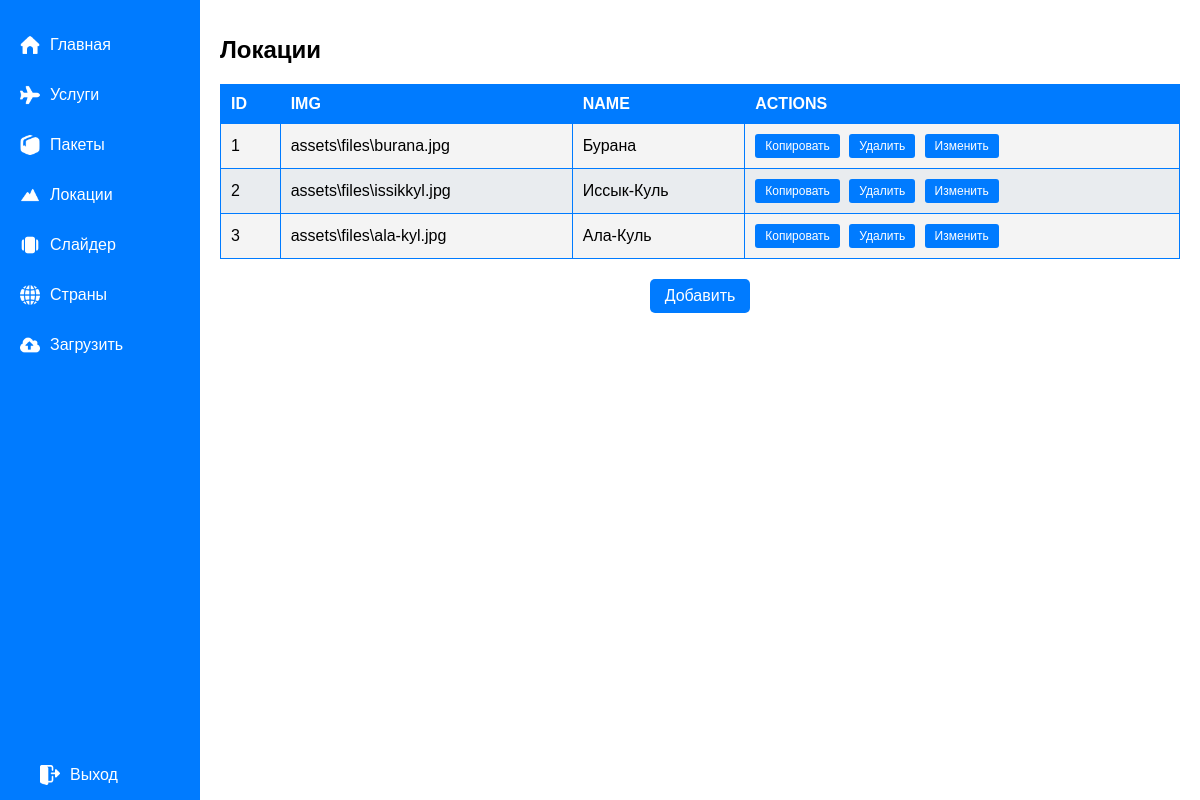
The page /admin/admin.php?tab=locations (signed in) on the database its author committed.
### tables this page shows
CREATE TABLE IF NOT EXISTS `locations` (
  `id` int NOT NULL AUTO_INCREMENT,
  `img` text NOT NULL,
  `name` text NOT NULL,
  PRIMARY KEY (`id`)
);

### admin/admin.php (the view, shortened to what this page needs)
<?php
require_once '../includes/db.php';
if (isset($_GET['tab']) && $_GET['tab'] == 'services') {
    $sql = "SELECT * FROM services";
} elseif (isset($_GET['tab']) && $_GET['tab'] == 'packages') {
    $sql = "SELECT * FROM packages";
} elseif (isset($_GET['tab']) && $_GET['tab'] == 'locations') {
    $sql = "SELECT * FROM locations";
} elseif (isset($_GET['tab']) && $_GET['tab'] == 'slider') {
    $sql = "SELECT * FROM slider";
} else {
    $sql = "SELECT * FROM services";
}
$stmt = $pdo->prepare($sql);
$stmt->execute();
$items = $stmt->fetchAll(PDO::FETCH_ASSOC);
$itemToEdit = null;
?>
<!DOCTYPE html>
<html lang="en">
<head>
    <link rel="stylesheet" href="../css/admin.css">
</head>
<body>
    <div class="sidebar">
        <a href="admin.php?tab=main"><img src="../assets/files/home.png" alt="Home Icon"> Главная</a>
        <a href="admin.php?tab=services"><img src="../assets/files/plane.png" alt="Services Icon"> Услуги</a>
        <a href="admin.php?tab=packages"><img src="../assets/files/package.png" alt="Packages Icon"> Пакеты</a>
        <a href="admin.php?tab=locations"><img src="../assets/files/mountains.png" alt="Locations Icon"> Локации</a>
        <a href="admin.php?tab=slider"><img src="../assets/files/slider.png" alt="Slider Icon"> Слайдер</a>
        <a href="admin.php?tab=cont"><img src="../assets/files/cont.png" alt="Countries Icon"> Страны</a>
        <a href="admin.php?tab=upload"><img src="../assets/files/upload.png" alt="Upload Icon"> Загрузить</a>
        <a href="../" class="logout"><img src="../assets/files/exit.png" alt="Logout Icon"> Выход</a>
    </div>
    <div class="main-content">
        <?php
        if (isset($_GET['tab']) && ($_GET['tab'] == 'services' || $_GET['tab'] == 'packages' || $_GET['tab'] == 'locations' || $_GET['tab'] == 'slider')) {
            if (isset($_GET['action']) && $_GET['action'] == 'add') {
                $formTitle = ($_GET['tab'] == 'services') ? 'Добавить Услугу' :
                             (($_GET['tab'] == 'packages') ? 'Добавить Пакет' :
                             (($_GET['tab'] == 'locations') ? 'Добавить Локацию' : 'Добавить Слайдер'));
        ?>
            <h1><?= $formTitle ?></h1>
            <form action="admin.php?tab=<?= $_GET['tab']; ?>&action=add" method="POST">
                <?php if ($_GET['tab'] == 'slider'): ?>
                    <label for="img">Изображение:</label>
                    <select name="img" id="img" required>
                        <option value="">Выберите изображение</option>
                        <?php foreach (getImageFiles() as $file): ?>
                            <option value="<?= "assets/files/$file"; ?>"><?= $file; ?></option>
                        <?php endforeach; ?>
                    </select>
                <?php else: ?>
                    <label for="img">Изображение:</label>
                    <input type="text" name="img" id="img" placeholder="Введите путь к изображению" required>
                <?php endif; ?>
                <?php if ($_GET['tab'] == 'services'): ?>
                    <label for="srv">Название Сервиса:</label>
                    <input type="text" name="srv" id="srv" placeholder="Введите название сервиса" required>
                    <label for="txt">Описание Сервиса:</label>
                    <input type="text" name="txt" id="txt" placeholder="Введите описание сервиса" required>
                <?php elseif ($_GET['tab'] == 'packages'): ?>
                    <label for="price">Цена:</label>
                    <input type="number" step="0.01" name="price" id="price" placeholder="Введите цену" required>
                <?php elseif ($_GET['tab'] == 'locations'): ?>
                    <label for="name">Название Локации:</label>
                    <input type="text" name="name" id="name" placeholder="Введите название локации" required>
                <?php endif; ?>
                <button type="submit" name="add_item" class="add-btn">Добавить</button>
                <a href="admin.php?tab=<?= $_GET['tab']; ?>" class="back-btn">Назад</a>
            </form>
        <?php
            } else {
                $listTitle = ($_GET['tab'] == 'services') ? 'Услуги' :
                             (($_GET['tab'] == 'packages') ? 'Пакеты' :
                             (($_GET['tab'] == 'locations') ? 'Локации' : 'Слайдер'));
        ?>
            <h1><?= $listTitle ?></h1>
            <table>
                <thead>
                    <tr>
                        <th>ID</th>
                        <th>IMG</th>
                        <?php if ($_GET['tab'] == 'services'): ?>
                            <th>SRV</th>
                            <th>TXT</th>
                        <?php elseif ($_GET['tab'] == 'packages'): ?>
                            <th>PRICE</th>
                        <?php elseif ($_GET['tab'] == 'locations'): ?>
                            <th>NAME</th>
                        <?php endif; ?>
                        <th>ACTIONS</th>
                    </tr>
                </thead>
                <tbody>
                    <?php foreach ($items as $item): ?>
                    <tr>
                        <td><?= $item['id']; ?></td>
                        <td><?= $item['img']; ?></td>
                        <?php if ($_GET['tab'] == 'services'): ?>
                            <td><?= $item['srv']; ?></td>
                            <td><?= $item['txt']; ?></td>
                        <?php elseif ($_GET['tab'] == 'packages'): ?>
                            <td><?= $item['price']; ?></td>
                        <?php elseif ($_GET['tab'] == 'locations'): ?>
                            <td><?= $item['name']; ?></td>
                        <?php endif; ?>
                        <td>
                            <a href="admin.php?tab=<?= $_GET['tab']; ?>&copy=<?= $item['id']; ?>" class="action-btn">Копировать</a>
                            <a href="admin.php?tab=<?= $_GET['tab']; ?>&delete=<?= $item['id']; ?>" class="action-btn" onclick="return confirm('Are you sure?')">Удалить</a>
                            <a href="admin.php?tab=<?= $_GET['tab']; ?>&edit=<?= $item['id']; ?>" class="action-btn">Изменить</a>
                        </td>
                    </tr>
                    <?php endforeach; ?>
                </tbody>
            </table>
            <a href="admin.php?tab=<?= $_GET['tab']; ?>&action=add" class="add-btn-center">Добавить</a>
        <?php
            }
        } else {
        ?>
            <h1>ГЛАВНАЯ</h1>
            <img src="../assets/files/admin.jpg" alt="Image">
        <?php
        }
        ?>
    </div>
</body>
</html>

### css/admin.css (style rules this page uses)
body { margin: 0; font-family: Arial, sans-serif; display: flex; }
.sidebar { background-color: #007bff; width: 200px; height: 100vh; padding-top: 20px; color: white; position: fixed; left: 0; top: 0; }
.sidebar a { display: flex; align-items: center; color: white; padding: 15px 20px; text-decoration: none; transition: background-color 0.3s; }
.sidebar img { margin-right: 10px; width: 20px; height: 20px; }
.logout { position: absolute; bottom: 20px; left: 20px; }
.main-content { margin-left: 200px; padding: 20px; width: calc(100% - 200px); box-sizing: border-box; }
.main-content h1 { margin-bottom: 20px; font-size: 24px; }
table { width: 100%; border-collapse: collapse; margin-top: 20px; border: 1px solid #007bff; }
table th, table td { border: 1px solid #007bff; padding: 10px; text-align: left; }
table th { background-color: #007bff; color: white; text-transform: uppercase; }
table td { background-color: #f4f4f4; }
table tr:nth-child(even) td { background-color: #e9ecef; }
.action-btn { display: inline-block; padding: 5px 10px; background-color: #007bff; color: white; border: none; border-radius: 3px; cursor: pointer; font-size: 12px; text-align: center; text-decoration: none; transition: background-color 0.3s; margin-right: 5px; }
.add-btn-center { display: block; width: fit-content; margin: 20px auto; padding: 8px 15px; background-color: #007bff; color: white; text-decoration: none; border-radius: 5px; transition: background-color 0.3s ease; text-align: center; }

### rows shown on the page
locations: id "1", img "assets\\files\\burana.jpg", name "Бурана"
locations: id "2", img "assets\\files\\issikkyl.jpg", name "Иссык-Куль"
locations: id "3", img "assets\\files\\ala-kyl.jpg", name "Ала-Куль"

### other values the page prints
$listTitle "Локации"
